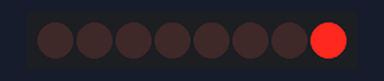
A sketch run on a simulated Arduino Uno, built with avr-gcc and run on an emulated ATmega328P. Parts: 8 shift-register outputs drawn as a row of LEDs (first output left, lit = HIGH). Wiring (inferred from the names in the program): shift register (74HC595): data pin 8; shift clock pin 10; latch pin 9. Wiring (inferred from the signals the program sends): row of LEDs: on Q0, Q1, Q2, Q3, Q4, Q5, Q6, Q7.

Above: at 0.5 s.
At 1.2 s:
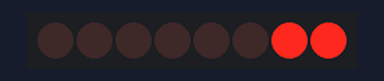
At 1.7 s:
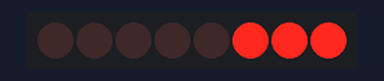
At 2.2 s:
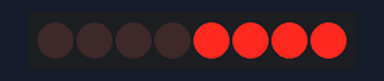
At 3.2 s:
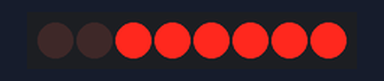
At 4.2 s:
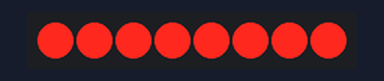
Timing chart, 0 to 5.9 s (numbered marks = the images above):
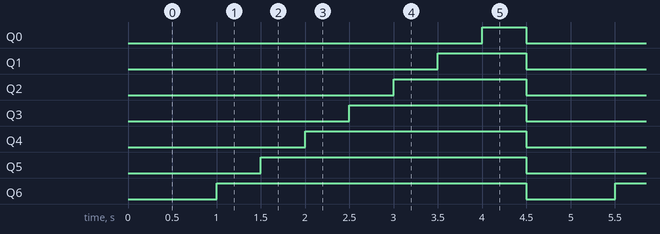

Measured:
- by itself, Q0: alternates HIGH for 0.50 s and LOW for 4.0 s
- by itself, Q1: alternates HIGH for 1.0 s and LOW for 3.5 s
- by itself, Q2: alternates HIGH for 1.5 s and LOW for 3.0 s
- by itself, Q3: alternates HIGH for 2.0 s and LOW for 2.5 s
- by itself, Q4: alternates HIGH for 2.5 s and LOW for 2.0 s
- by itself, Q5: alternates HIGH for 3.0 s and LOW for 1.5 s
- by itself, Q6: alternates HIGH for 3.5 s and LOW for 1.0 s

The sketch:

2.1.3_Entegre_ile_LED_Surme.ino
```cpp
int biteyaz = 9; //latchpin= ST_CP (entegre belleğine kayıt pini)
int tetiklemepin= 10; //clockpin=SH_CP(kaydırmalı kaydedici tetikleme pini)
int veripin = 8; // datapin=DS (seri veri giriş pini)
// entegrenin latch, clock ve data pinleri için Arduino çıkışları belirlenir

byte ledler = 1; // ledler değişkenine byte olarak atama yapılır.

void setup()
{
pinMode(biteyaz, OUTPUT); // kaydırmalı kaydediciyi kontrol etmek için pinler ayarlanır
pinMode(veripin, OUTPUT);
pinMode(tetiklemepin, OUTPUT);
}

void loop()  // 0’dan 7’ye kadar tanımlanan kaydirmalikaydedici fonkisyonu içinde bulunan LSBFIRST komutuna sırasıyla değer yollanır ve tekrarlar.
{
ledler = 1; // döngü tamamlandığında 1.veri setinin (byte) tekrar başlamasını sağlar
kaydirmalikaydedici();
delay(500);

bitSet(ledler, 0);
kaydirmalikaydedici();
delay(500);

bitSet(ledler, 1);
kaydirmalikaydedici();
delay(500);

bitSet(ledler, 2);
kaydirmalikaydedici();
delay(500);

bitSet(ledler, 3);
kaydirmalikaydedici();
delay(500);

bitSet(ledler, 4);
kaydirmalikaydedici();
delay(500);

bitSet(ledler, 5);
kaydirmalikaydedici();
delay(500);

bitSet(ledler, 6);
kaydirmalikaydedici();
delay(500);

bitSet(ledler, 7);
kaydirmalikaydedici();
delay(500);
}

void  kaydirmalikaydedici()
// her bir LED için önce LOW değeri atanır, LSBFIRST ile 0’dan
//başlayarak 7. bite doğru LEDler HIGH ile kaydırılarak yakılır.
{
digitalWrite(biteyaz, LOW);
shiftOut(veripin, tetiklemepin, LSBFIRST, ledler);
digitalWrite(biteyaz, HIGH);
}
```
